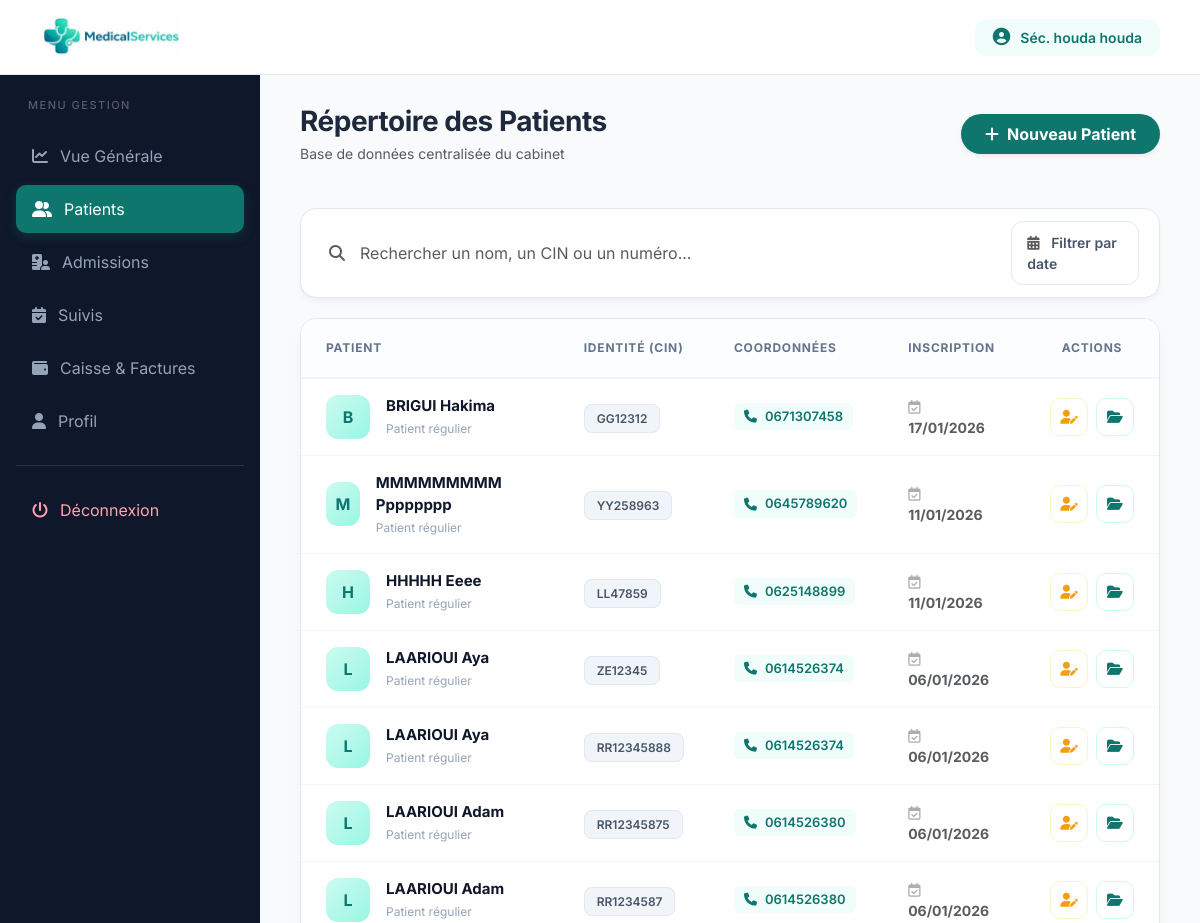
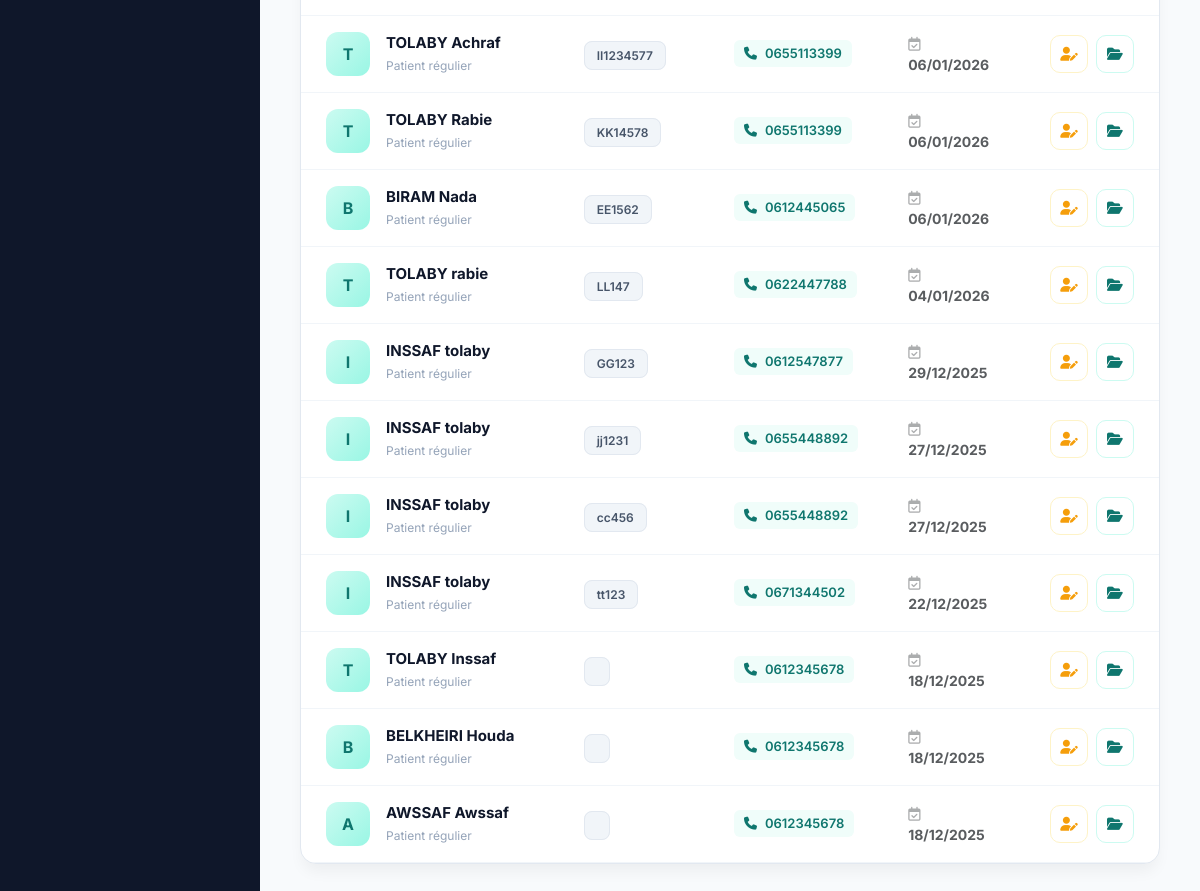
/connexion_secretaire/patients_secr.php (signed in), run on an earlier commit of the app's database (2 pictures, top to bottom).
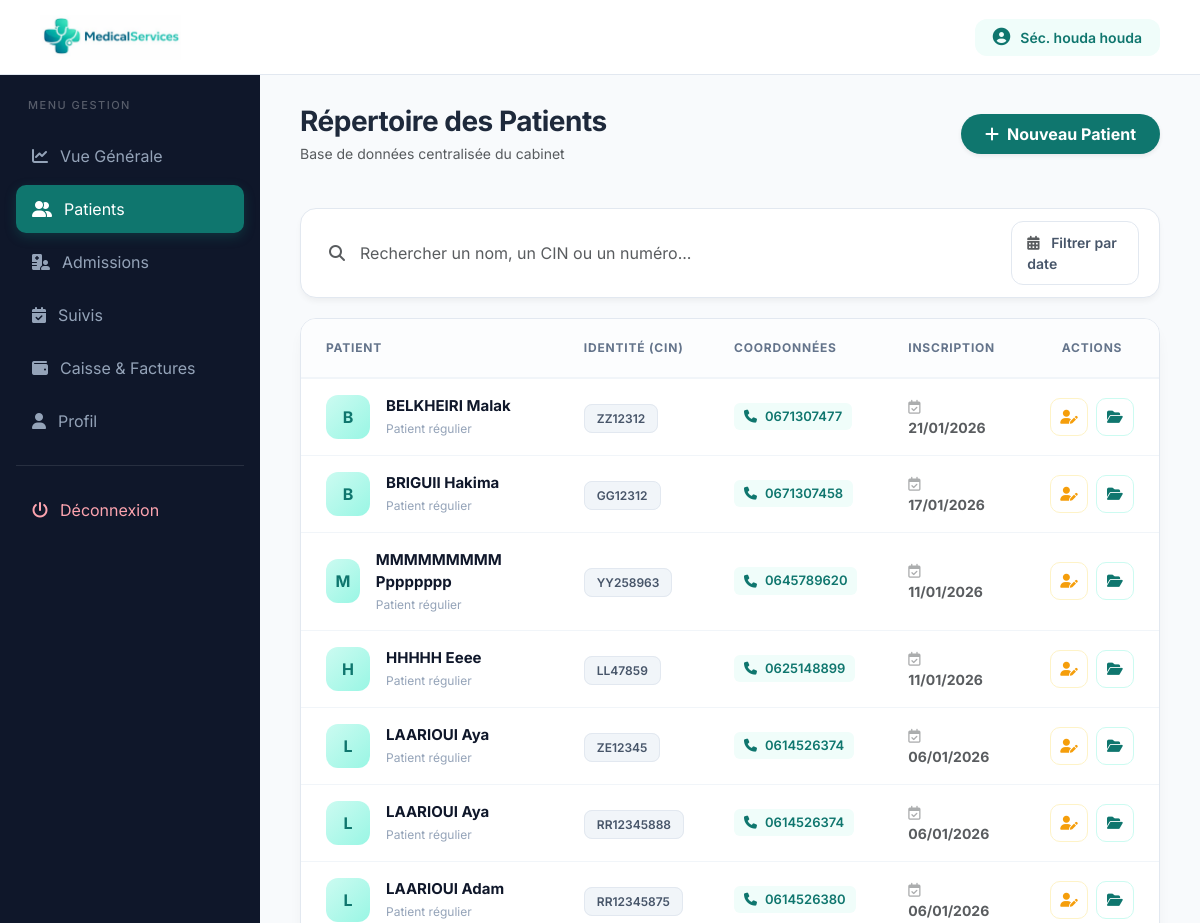
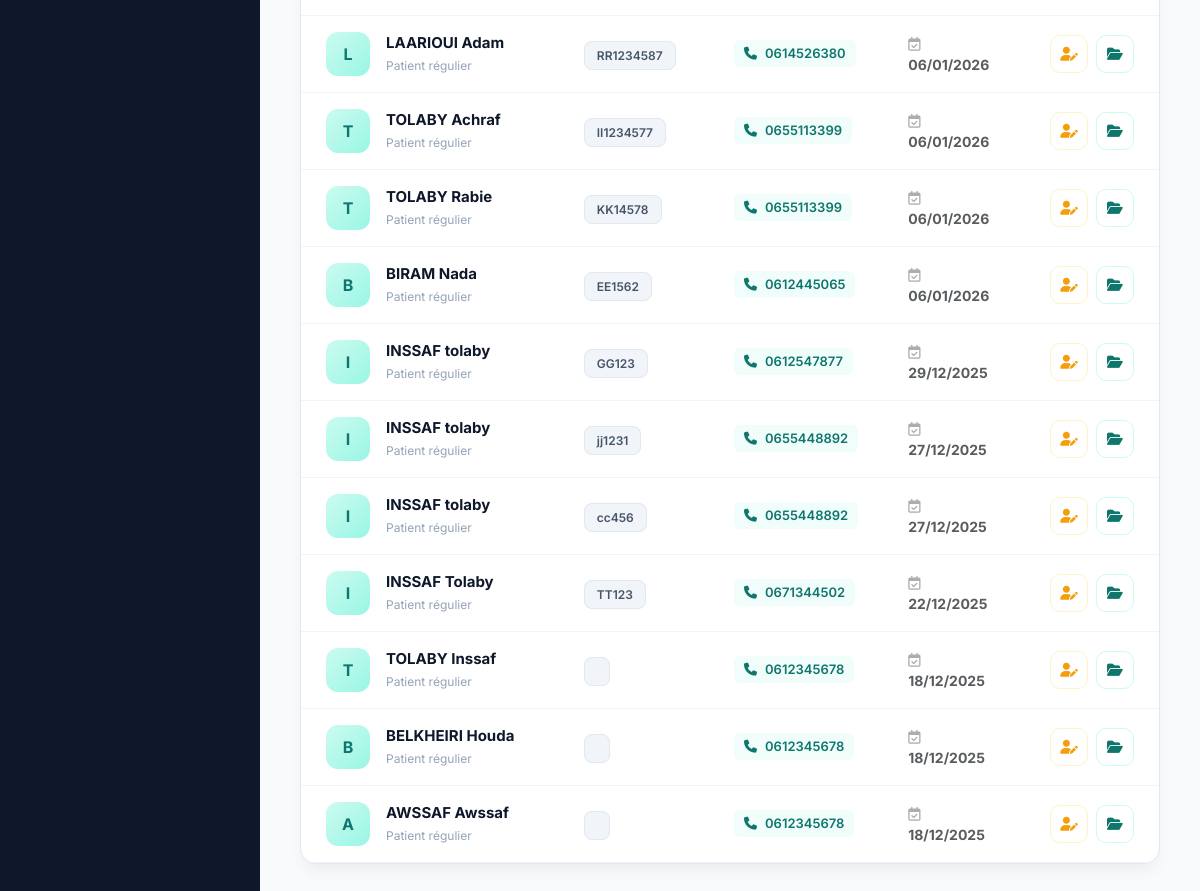
And on a later commit of the database (2 pictures, top to bottom).
### tables this page shows
CREATE TABLE `patients` (
  `id_patient` int(11) NOT NULL,
  `CIN` varchar(10) NOT NULL,
  `nom` varchar(50) NOT NULL,
  `prenom` varchar(50) NOT NULL,
  `date_naissance` date DEFAULT NULL,
  `sexe` varchar(255) DEFAULT NULL,
  `adresse` varchar(100) DEFAULT NULL,
  `telephone` varchar(20) DEFAULT NULL,
  `email` varchar(50) DEFAULT NULL,
  `groupe_sanguin` varchar(255) NOT NULL,
  `statut` varchar(255) NOT NULL DEFAULT 'stable',
  `allergies` text NOT NULL,
  `date_inscription` timestamp NOT NULL DEFAULT current_timestamp(),
  `id_medecin` int(11) NOT NULL
);

### connexion_secretaire/patients_secr.php (the view, shortened to what the changed rows need)
<?php
include("../config/connexion.php");
$query = "SELECT * FROM patients WHERE 1=1";
$params = [];
$query .= " ORDER BY date_inscription DESC";
$stmt = $pdo->prepare($query);
$stmt->execute($params);
$patients = $stmt->fetchAll(PDO::FETCH_ASSOC);
?>
<!DOCTYPE html>
<html lang="fr">
<head>
    <link rel="stylesheet" href="https://cdnjs.cloudflare.com/ajax/libs/font-awesome/6.5.0/css/all.min.css">
    <link href="https://cdn.jsdelivr.net/npm/bootstrap@5.3.2/dist/css/bootstrap.min.css" rel="stylesheet">
</head>
<body>
<div class="wrapper">
    <main class="content">
        <div class="d-flex justify-content-between align-items-center mb-4">
            <div>
                <h1 class="h3 fw-bold mb-1" style="letter-spacing: -0.5px;">Répertoire des Patients</h1>
            </div>
        </div>
        <div class="table-container">
            <?php if($patients): ?>
                <table class="custom-table">
                    <thead>
                        <tr>
                            <th>Patient</th>
                            <th>Identité (CIN)</th>
                            <th>Coordonnées</th>
                            <th>Inscription</th>
                            <th class="text-center">Actions</th>
                        </tr>
                    </thead>
                    <tbody>
                        <?php foreach($patients as $p): ?>
                        <tr>
                            <td>
                                <div class="d-flex align-items-center gap-3">
                                    <div class="avatar-green">
                                        <?= strtoupper(substr($p['nom'], 0, 1)) ?>
                                    </div>
                                    <div class="name-wrapper">
                                        <div class="name"><?= strtoupper($p['nom']) ?> <?= $p['prenom'] ?></div>
                                        <div class="sub">Patient régulier</div>
                                    </div>
                                </div>
                            </td>
                            <td><span class="badge-cin"><?= $p['CIN'] ?></span></td>
                            <td>
                                <div class="phone-tag">
                                    <i class="fa-solid fa-phone"></i>
                                    <?= $p['telephone'] ?>
                                </div>
                            </td>
                            <td>
                                <div class="text-muted small fw-bold">
                                    <i class="fa-regular fa-calendar-check me-2 opacity-50"></i>
                                    <?= date('d/m/Y', strtotime($p['date_inscription'])) ?>
                                </div>
                            </td>
                            <td class="text-center">
                                <div class="d-flex justify-content-center gap-2">
                                    <a href="modifier_patient.php?id=<?= $p['id_patient'] ?>" class="btn-action btn-edit" title="Modifier la fiche">
                                        <i class="fa-solid fa-user-pen"></i>
                                    </a>
                                    <a href="dossier_patient.php?id=<?= $p['id_patient'] ?>" class="btn-action btn-folder" title="Voir le dossier médical">
                                        <i class="fa-solid fa-folder-open"></i>
                                    </a>
                                </div>
                            </td>
                        </tr>
                        <?php endforeach; ?>
                    </tbody>
                </table>
            <?php endif; ?>
        </div>
    </main>
</div>
</body>
</html>

What changed in the data, as far as the page shows it:
removed patients: nom "T", nom "TOLABY", prenom "rabie", CIN "LL147", telephone "0622447788", date_inscription "04/01/2026"
added patients: nom "B", nom "BELKHEIRI", prenom "Malak", CIN "ZZ12312", telephone "0671307477", date_inscription "21/01/2026"
changed patients "Hakima": nom "BRIGUI" → "BRIGUII"
changed patients: prenom "tolaby" → "Tolaby"; CIN "tt123" → "TT123"
